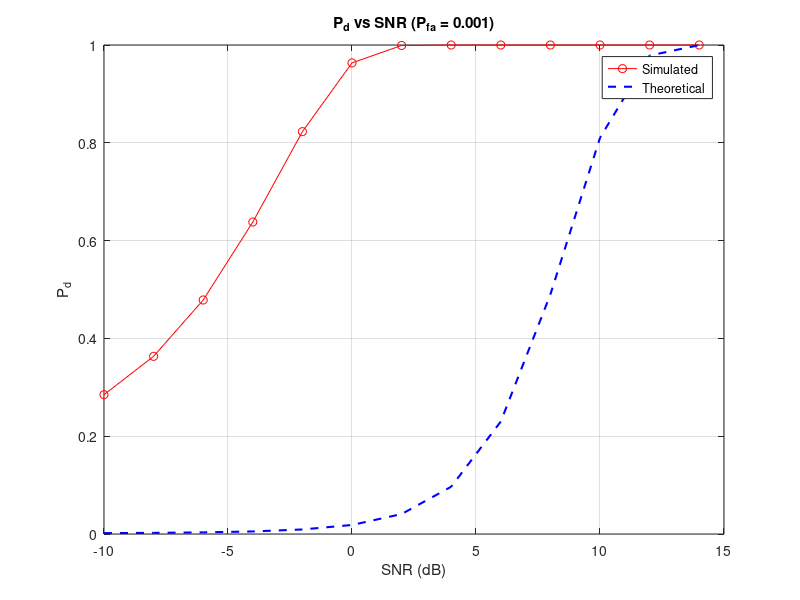
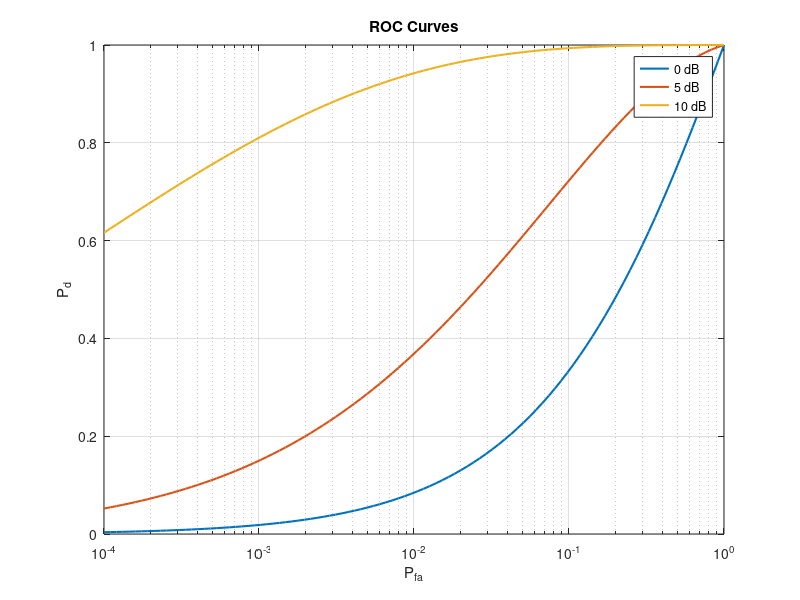

Source code (MATLAB) for these figures, in order:
clear; clc; close all;

N = 1000; trials = 100000;
snr_dB = -10:2:15;
Pfa = 1e-3;
thr = sqrt(-2*log(Pfa));

Pd_sim = zeros(size(snr_dB));
Pfa_sim = zeros(size(snr_dB));

for i = 1:length(snr_dB)
    sigma = 10^(-snr_dB(i)/20);
    d = 0; f = 0;
    for t = 1:trials
        x = 1 + sigma*randn(1,N);
        n = sigma*randn(1,N);
        if max(x) > thr*sigma, d = d+1; end
        if max(n) > thr*sigma, f = f+1; end
    end
    Pd_sim(i) = d/trials;
    Pfa_sim(i) = f/trials;
end

Pd_th = marcumq(sqrt(2*10.^(snr_dB/10)), thr);

figure;
plot(snr_dB, Pd_sim, 'ro-', snr_dB, Pd_th, 'b--', 'LineWidth', 1.5);
grid on; xlabel('SNR (dB)'); ylabel('P_d');
title(['P_d vs SNR (P_{fa} = ', num2str(Pfa), ')']);
legend('Simulated', 'Theoretical');

figure;
pfa = logspace(-4, 0, 100);
for s = [0 5 10]
    pd = marcumq(sqrt(2*10^(s/10)), sqrt(-2*log(pfa)));
    semilogx(pfa, pd, 'LineWidth', 1.5); hold on;
end
grid on; xlabel('P_{fa}'); ylabel('P_d');
title('ROC Curves');
legend('0 dB','5 dB','10 dB');
